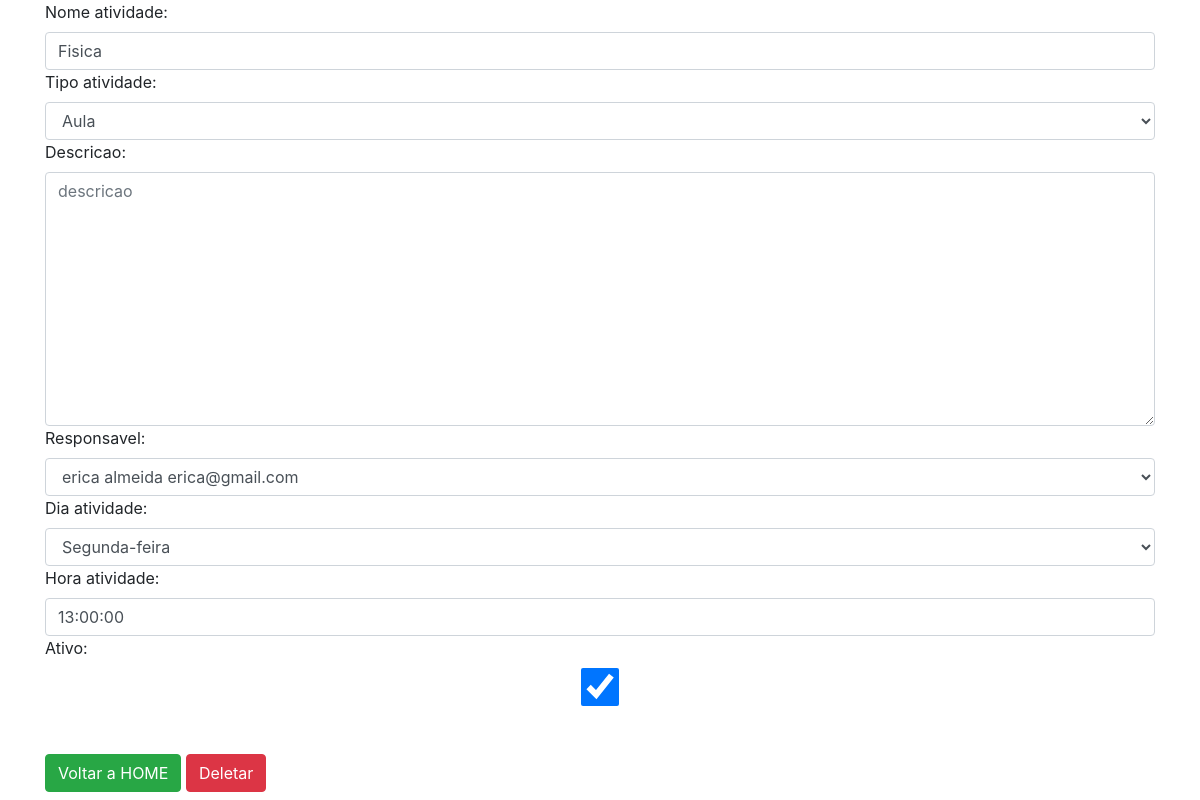
/deletar_atividade/45/ (signed in), run on the app's committed database.
### cadastro/models.py (models this page shows)
class Atividade(models.Model):
    nome_atividade = models.CharField(max_length=50, blank=False, null=False,validators=[validate_nome])
    tipo_atividade = models.ForeignKey(Tipo_Atividade, on_delete=models.SET_NULL, null=True)
    descricao = models.TextField(blank=True)
    responsavel = models.ForeignKey(User, on_delete=models.CASCADE, null=True, blank=True, related_name='User', limit_choices_to={'is_superuser': False})
    dia_atividade = models.ForeignKey(DiaAtividade, on_delete=models.SET_NULL, null=True)
    hora_atividade = models.TimeField(blank=False, null=False)
    Ativo = models.BooleanField(blank=False, null=False)

### cadastro/views.py (the view)
# urls.py: path('deletar_atividade/<int:id>/', deletar_atividade, name='deletarAti'),
@login_required(login_url='login')
def deletar_atividade(request, id):
    atividade = get_object_or_404(Atividade, pk=id)
    form = AtividadeForm(request.POST or None, instance=atividade)
    if request.method == 'POST':
        atividade.delete()
        messages.add_message(request, messages.SUCCESS, 'Atividade deletada com Sucesso')
        return redirect(reverse('lista_atividade'))
    return render(request, 'delete/deletar_atividade.html', {'form': form})

### cadastro/forms.py (shortened to what this page needs)
class AtividadeForm(ModelForm):
    class Meta:
        model = Atividade
        fields = '__all__'
    def __init__(self, *args, **kwargs):
        super().__init__(*args, **kwargs)
        for field in self.fields:
            self.fields[field].widget.attrs.update({'class': 'form-control'})
            self.fields[field].widget.attrs.update({'placeholder': field})
        choices = list()
        for tipo_atividade in Tipo_Atividade.objects.all():
            choices.append((tipo_atividade.id, tipo_atividade.get_tipo_atividade_display()))
        self.fields['tipo_atividade'].choices = choices
        self.fields['responsavel'].label_from_instance = lambda obj: "{:<30}{:<30}{:>30}".format(obj.first_name,
                                                                                                   obj.last_name,
                                                                                                   obj.email)

### cadastro/models.py (called while the page is built)
    def __str__(self):
        return self.dia_semana

### cadastro/templates/delete/deletar_atividade.html (shortened to what this page needs)
<!DOCTYPE html>
<html lang="en">
<head>
  <link rel="stylesheet" href="https://cdn.jsdelivr.net/npm/bootstrap@4.6.1/dist/css/bootstrap.min.css">
</head>
<body>
<div class="container">
 <form  method="POST">
        {{form}}
     <br><br>
     <a href="{% url 'home' %}" class="btn btn-success">Voltar a HOME</a>
     <button class="btn btn-danger">Deletar</button>
 </form>
</div>
</body>
</html>

### data on the page
Atividade: nome_atividade "Fisica", tipo_atividade "Aula", responsavel "erica almeida erica@gmail.com", dia_atividade "Segunda-feira", hora_atividade "13:00:00", Ativo "☑"
